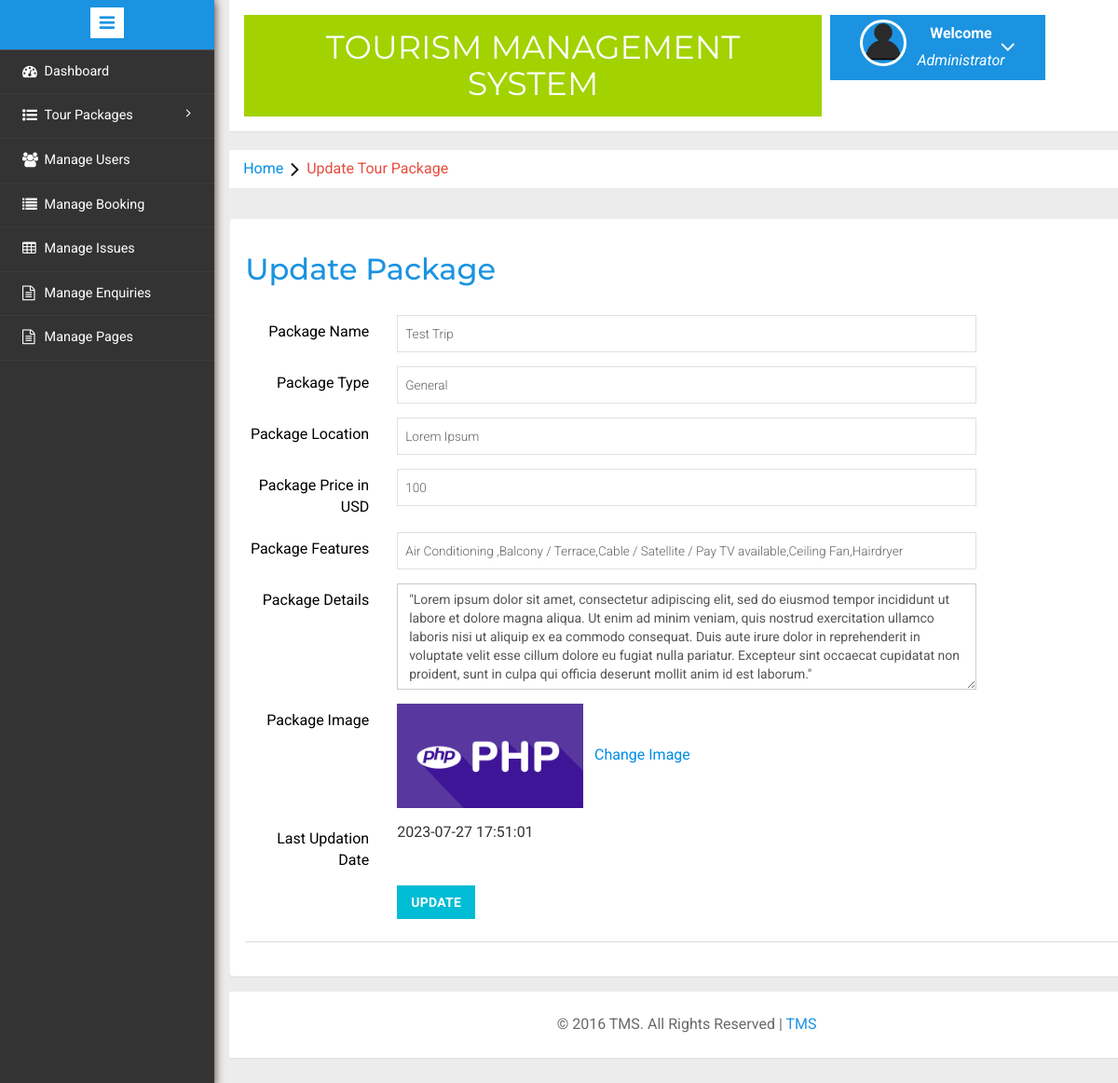
Screenshot of /admin/update-package.php?pid=1 (signed in) with the database file from the repository.
### tables this page shows
CREATE TABLE `tbltourpackages` (
  `PackageId` int(11) NOT NULL,
  `PackageName` varchar(200) DEFAULT NULL,
  `PackageType` varchar(150) DEFAULT NULL,
  `PackageLocation` varchar(100) DEFAULT NULL,
  `PackagePrice` int(11) DEFAULT NULL,
  `PackageFetures` varchar(255) DEFAULT NULL,
  `PackageDetails` mediumtext DEFAULT NULL,
  `PackageImage` varchar(100) DEFAULT NULL,
  `Creationdate` timestamp NULL DEFAULT current_timestamp(),
  `UpdationDate` timestamp NULL DEFAULT NULL ON UPDATE current_timestamp()
);

### admin/update-package.php (the view, shortened to what this page needs)
<?php
include('includes/config.php');
if(strlen($_SESSION['alogin'])==0)
	{
header('location:index.php');
}
else{
	?>
<!DOCTYPE HTML>
<html>
<head>
<link href="css/bootstrap.min.css" rel='stylesheet' type='text/css' />
<link href="css/style.css" rel='stylesheet' type='text/css' />
<link rel="stylesheet" href="css/morris.css" type="text/css"/>
<link href="css/font-awesome.css" rel="stylesheet">
<link rel="stylesheet" href="css/icon-font.min.css" type='text/css' />
</head>
<body>
   <div class="page-container">
<div class="left-content">
	   <div class="mother-grid-inner">
<?php include('includes/header.php');?>
				</div>
	<ol class="breadcrumb">
                <li class="breadcrumb-item"><a href="index.html">Home</a><i class="fa fa-angle-right"></i>Update Tour Package </li>
            </ol>
 	<div class="grid-form">
  <div class="grid-form1">
  	       <h3>Update Package</h3>
  	         <div class="tab-content">
						<div class="tab-pane active" id="horizontal-form">
<?php
$pid=intval($_GET['pid']);
$sql = "SELECT * from TblTourPackages where PackageId=:pid";
$query = $dbh -> prepare($sql);
$query -> bindParam(':pid', $pid, PDO::PARAM_STR);
$query->execute();
$results=$query->fetchAll(PDO::FETCH_OBJ);
if($query->rowCount() > 0)
{
foreach($results as $result)
{	?>
							<form class="form-horizontal" name="package" method="post" enctype="multipart/form-data">
								<div class="form-group">
									<label for="focusedinput" class="col-sm-2 control-label">Package Name</label>
									<div class="col-sm-8">
										<input type="text" class="form-control1" name="packagename" id="packagename" placeholder="Create Package" value="<?php echo htmlentities($result->PackageName);?>" required>
									</div>
								</div>
<div class="form-group">
									<label for="focusedinput" class="col-sm-2 control-label">Package Type</label>
									<div class="col-sm-8">
										<input type="text" class="form-control1" name="packagetype" id="packagetype" placeholder=" Package Type eg- Family Package / Couple Package" value="<?php echo htmlentities($result->PackageType);?>" required>
									</div>
								</div>
<div class="form-group">
									<label for="focusedinput" class="col-sm-2 control-label">Package Location</label>
									<div class="col-sm-8">
										<input type="text" class="form-control1" name="packagelocation" id="packagelocation" placeholder=" Package Location" value="<?php echo htmlentities($result->PackageLocation);?>" required>
									</div>
								</div>
<div class="form-group">
									<label for="focusedinput" class="col-sm-2 control-label">Package Price in USD</label>
									<div class="col-sm-8">
										<input type="text" class="form-control1" name="packageprice" id="packageprice" placeholder=" Package Price is USD" value="<?php echo htmlentities($result->PackagePrice);?>" required>
									</div>
								</div>
<div class="form-group">
									<label for="focusedinput" class="col-sm-2 control-label">Package Features</label>
									<div class="col-sm-8">
										<input type="text" class="form-control1" name="packagefeatures" id="packagefeatures" placeholder="Package Features Eg-free Pickup-drop facility" value="<?php echo htmlentities($result->PackageFetures);?>" required>
									</div>
								</div>
<div class="form-group">
									<label for="focusedinput" class="col-sm-2 control-label">Package Details</label>
									<div class="col-sm-8">
										<textarea class="form-control" rows="5" cols="50" name="packagedetails" id="packagedetails" placeholder="Package Details" required><?php echo htmlentities($result->PackageDetails);?></textarea>
									</div>
								</div>
<div class="form-group">
<label for="focusedinput" class="col-sm-2 control-label">Package Image</label>
<div class="col-sm-8">
<img src="pacakgeimages/<?php echo htmlentities($result->PackageImage);?>" width="200">&nbsp;&nbsp;&nbsp;<a href="change-image.php?imgid=<?php echo htmlentities($result->PackageId);?>">Change Image</a>
</div>
</div>
<div class="form-group">
									<label for="focusedinput" class="col-sm-2 control-label">Last Updation Date</label>
									<div class="col-sm-8">
<?php echo htmlentities($result->UpdationDate);?>
									</div>
								</div>
								<?php }} ?>
								<div class="row">
			<div class="col-sm-8 col-sm-offset-2">
				<button type="submit" name="submit" class="btn-primary btn">Update</button>
			</div>
		</div>
					</div>
      <div class="panel-footer">
	 </div>
  </div>
 	</div>
<?php include('includes/footer.php');?>
</div>
</div>
					<?php include('includes/sidebarmenu.php');?>
							</div>
</body>
</html>
<?php } ?>

### rows the page displays
tbltourpackages: packagename "Test Trip", packagetype "General", packagelocation "Lorem Ipsum", packageprice "100", packagefeatures "Air Conditioning ,Balcony / Terrace,Cable / Satellite / Pay TV available,Ceiling Fan,Hairdryer", packagedetails "\"Lorem ipsum dolor sit amet, consectetur adipiscing elit, sed do eiusmod tempor incididunt ut labore et dolore magna aliqua. Ut enim ad minim veniam, quis nostrud exercitation ullamco laboris nisi ut aliquip ex ea commodo consequat. Duis aute irure dolor in reprehenderit in voluptate velit esse cillum dolore eu fugiat nulla pariatur. Excepteur sint occaecat cupidatat non proident, sunt in culpa qui officia deserunt mollit anim id est laborum.\"", PackageImage (picture), UpdationDate "2023-07-27 17:51:01"
